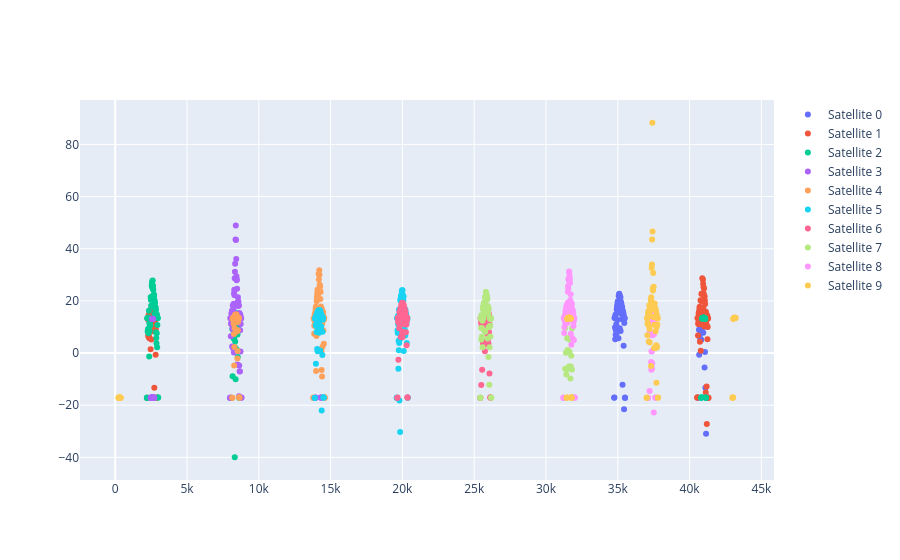

The code cell stored with this chart in its notebook:
### Code cell
fig = go.Figure()
for idx in range(len(stk_object.satellites)):
    df = downlink_budget[idx][0]
    fig.add_trace(go.Scatter(x=df["Time"],y=df["Link Margin"],mode="markers",name=f"Satellite {idx}"))
fig.show()
